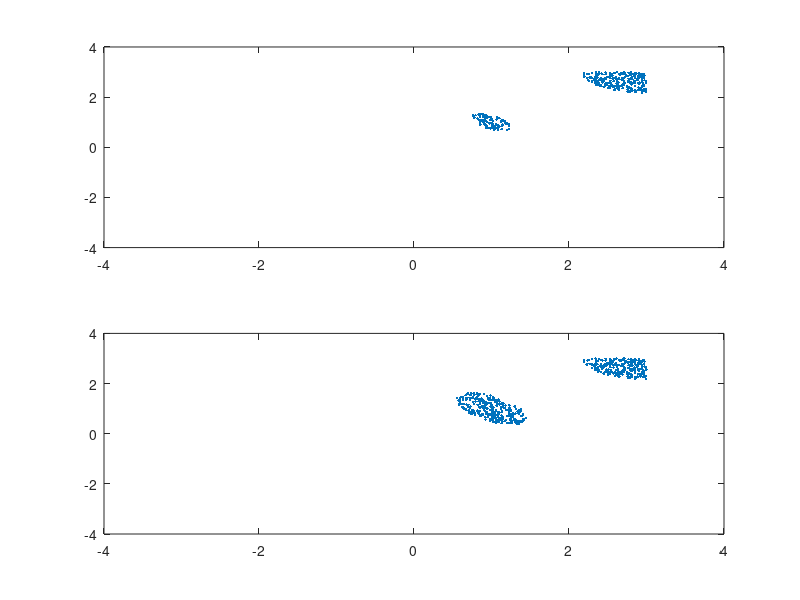

Write the MATLAB code that produced this figure.
m1=[1,1]';
m2=[3,3]';
COV1=[0.1 -0.08;-0.08 0.2];
COV2=[0.1 0;0 0.1];
i=0;j=0;
while i<=500 && j<=500
    x1=-3+6*rand(2,1);
    
    y1=transpose(x1-m1);
    z1=inv(COV1);
    y2=transpose(x1-m2);
    z2=inv(COV2);
    p1=(1/(2*pi*det(COV1)^(0.5)))*exp(-0.5*y1*z1*(x1-m1));
    p2=(1/(2*pi*det(COV2)^(0.5)))*exp(-0.5*y2*z2*(x1-m2));
    P1=0.05*p1+0.95*p2;
    P2=0.1*p1+0.9*p2;
    
    if P1>0.05
        i=i+1;
        s1(i,:)=x1
    end 
    if P2>0.05
        j=j+1;
        s2(j,:)=x1
    end 
end
subplot(2,1,1)
plot(s1(:,1),s1(:,2),'.')
axis([-4 4 -4 4])
subplot(2,1,2)
plot(s2(:,1),s2(:,2),'.')
axis([-4 4 -4 4])
